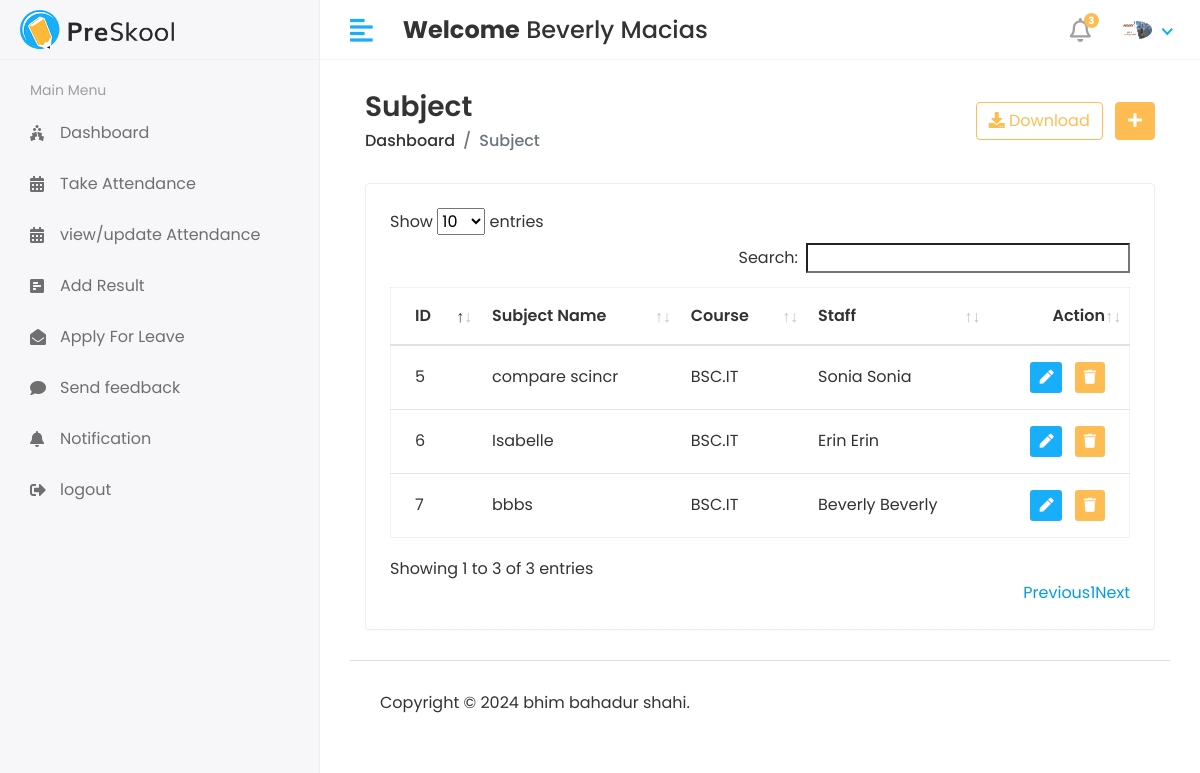
The app's page /hod/subject/view (signed in) with its own data.
### collage_management_app/models.py (models this page shows, shortened)
class CustomUser(AbstractUser):
    USER_CHOICES = (
        (1, 'HOD'),
        (2, 'STAFF'),
        (3, 'STUDENT'),
    )
    user_type = models.CharField(choices=USER_CHOICES, max_length=50, default=1)
    profile_pic = models.ImageField(upload_to='media/profile_pic')

class Subject(models.Model):
       name = models.CharField(max_length=100)
       course = models.ForeignKey(Course,on_delete=models.CASCADE)
       staff = models.ForeignKey(Staff,on_delete=models.CASCADE)

class Course(models.Model):
    name = models.CharField(max_length=100)
    created_at = models.DateTimeField(auto_now_add=True)
    updated_at = models.DateTimeField(auto_now=True)
    def __str__(self):
        return self.name

class Staff(models.Model):
         admin = models.OneToOneField(CustomUser,on_delete=models.CASCADE)
         address =models.TextField()
         gender = models.CharField(max_length=100)
         created_at = models.DateTimeField(auto_now_add= True)
         updated_at = models.DateTimeField(auto_now=True)

### collage_management_system/hod_views.py (the view)
# urls.py: path('hod/subject/view', hod_views.VIEW_SUBJECT, name='view_subject'),
@login_required(login_url='/')
def VIEW_SUBJECT(request):
   subjects = Subject.objects.all()
   context ={
      'subjects': subjects
   }
   return render(request, 'hod/view_subject.html', context)

### templates/hod/view_subject.html (shortened to what this page needs)
{% extends 'base.html' %}
{% block content %}
<div class="content container-fluid">
    <div class="page-header">
        <div class="row align-items-center">
            <div class="col">
                <h3 class="page-title">Subject</h3>
                <ul class="breadcrumb">
                    <li class="breadcrumb-item"><a href="index.html">Dashboard</a></li>
                    <li class="breadcrumb-item active">Subject</li>
                </ul>
            </div>
            <div class="col-auto text-right float-right ml-auto">
                <a href="#" class="btn btn-outline-primary mr-2"><i class="fas fa-download"></i> Download</a>
                <a href="add-student.html" class="btn btn-primary"><i class="fas fa-plus"></i></a>
            </div>
        </div>
    </div>
    <div class="row">
        <div class="col-sm-12">
            <div class="card card-table">
                <div class="card-body">
                    <div class="table-responsive">
                        <table   id="table_id"  class="table table-hover table-center mb-0 ">
                            <thead>
                                <tr>
                                    <th>ID</th>
                                    <th> Subject Name</th>
                                     <th>Course</th>
                                     <th>Staff</th>
                                    <th class="text-right">Action</th>
                                </tr>
                            </thead>
                            <tbody>
                                {% for subject in subjects %}
                                <tr>
                                    <td>{{ subject.id }}</td>
                                    <td>{{ subject.name }}</td>
                                     <td>{{ subject.course }}</td>
                                     <td>{{ subject.staff.admin.first_name }}&nbsp;{{ subject.staff.admin.first_name }}</td>
                                    <td class="text-right">
                                        <div class="actions">
                                            <a href=" {%url 'edit_subject' subject.id %}" class="btn btn-sm bg-success-light mr-2">
                                                <i class="fas fa-pen"></i>
                                            </a>
                                            <a href="{%url 'delete_subject' subject.id %}" class="btn btn-sm bg-danger-light">
                                                <i class="fas fa-trash"></i>
                                            </a>
                                        </div>
                                    </td>
                                </tr>
                                {% endfor %}
                            </tbody>
                        </table>
                    </div>
                </div>
            </div>
        </div>
    </div>
</div>
{% endblock %}

### templates/includes/header.html (shortened to what this page needs)
{% load static %}
<div class="header">
    <div class="header-left">
        <a href="index.html" class="logo">
            <img src=" {%static 'assets/img/logo.png'%}" alt="Logo">
        </a>
    </div>
    <a href="javascript:void(0);" id="toggle_btn">
        <i class="fas fa-align-left"></i>
    </a>
    <div class="top-nav-search mt-3">
        <h4><strong>Welcome</strong><span>&nbsp;{{ user.first_name}}&nbsp;{{user.last_name}}</span></h4>
    </div>
    <ul class="nav user-menu">
        <li class="nav-item dropdown noti-dropdown">
            <a href="#" class="dropdown-toggle nav-link" data-toggle="dropdown">
                <i class="far fa-bell"></i> <span class="badge badge-pill">3</span>
            </a>
        </li>
        <li class="nav-item dropdown has-arrow">
            <a href="#" class="dropdown-toggle nav-link" data-toggle="dropdown">
                <span class="user-img"><img class="rounded-circle" src=" /{{user.profile_pic}}" width="31"
                                            alt="Ryan Taylor"></span>
            </a>
        </li>
    </ul>
</div>

### static/assets/css/style.css (style rules this page uses)
html { height: 100%; }
body { background-color: #fff; color: #333; font-family: 'Poppins', sans-serif; font-size: 1rem; height: 100%; line-height: 1.5; overflow-x: hidden; }
h1, h2, h3, h4, h5, h6 { font-family: 'Poppins', sans-serif; margin-top: 0; }
a { color: #009ce7; }
input, button, a { transition: all 0.4s ease; -moz-transition: all 0.4s ease; -o-transition: all 0.4s ease; -ms-transition: all 0.4s ease; -webkit-transition: all 0.4s ease; }
ul, ol { padding: 0px; list-style: none; }
.table { color: #333; max-width: 100%; margin-bottom: 0; width: 100%; }
.table.dataTable { border-collapse: collapse !important; border: 1px solid rgba(0, 0, 0, 0.05); }
.table thead tr th { font-weight: 600; }
.table tbody tr { border-bottom: 1px solid rgba(0, 0, 0, 0.05); }
.table.table-center td, .table.table-center th { vertical-align: middle; }
.card-table .card-body .table > thead > tr > th { border-top: 0; }
.card-table .card-body .table tr td:first-child, .card-table .card-body .table tr th:first-child { padding-left: 1.5rem; }
.card-table .card-body .table tr td:last-child, .card-table .card-body .table tr th:last-child { padding-right: 1.5rem; }
.card-table .table td, .card-table .table th { border-top: 1px solid #e2e5e8; padding: 1rem 0.75rem; white-space: nowrap; }
.btn-primary { background-color: #FFBC53; border: 1px solid #FFBC53; }
.btn-outline-primary { color: #FFBC53; border-color: #FFBC53; }
.card { border: 1px solid #ececf5; box-shadow: 0 1px 3px 0 rgba(0, 0, 0, 0.03); margin-bottom: 1.875rem; }
.card-body { padding: 1.5rem; }
.bg-danger-light { background-color:#FFBC53 !important; color:#fff !important; }
.bg-success-light { background-color: #18aefa; color: #fff; }
.header { background-color: #fff; border-bottom: 1px solid #f3f3f4; left: 0; position: fixed; right: 0; top: 0; z-index: 1001; height: 60px; }
.header .header-left { float: left; height: 60px; padding: 0 20px; position: relative; width: 320px; z-index: 1; transition: all 0.2s ease-in-out; background-color: #f7f7fa; border-bottom: 1px solid #efefef; border-right: 1px solid #ececf5; display: flex; align-items: center; }
.header .header-left .logo { display: inline-block; line-height: 60px; }
.header .header-left .logo img { max-height: 40px; width: auto; }
.header .dropdown-toggle:after { display: none; }
.header .has-arrow .dropdown-toggle:after { border-top: 0; border-left: 0; border-bottom: 2px solid #18aefa; border-right: 2px solid #18aefa; content: ''; height: 8px; display: inline-block; pointer-events: none; -webkit-transform-origin: 66% 66%; -ms-transform-origin: 66% 66%; transform-origin: 66% 66%; -webkit-transform: rotate(45deg); -ms-transform: rotate(45deg); transform: rotate(45deg); -webkit-transition: all 0.15s ease-in-out; transition: all 0.15s ease-in-out; width: 8px; vertical-align: 0px; }
.user-menu { float: right; margin: 0; position: relative; z-index: 99; padding-right: 15px; }
.user-menu.nav > li > a { color: #a0a0a0; font-size: 14px; line-height: 58px; padding: 0 15px; height: 60px; }
.user-img { margin-right: 3px; position: relative; }
.top-nav-search { float: left; margin-left: 15px; }
.page-header { margin-bottom: 1.875rem; }
.page-header .breadcrumb { background-color: transparent; color: #6c757d; font-size: 1rem; font-weight: 500; margin-bottom: 0; padding: 0; }
.page-header .breadcrumb a { color: #333; }
.page-title { font-size: 28px; font-weight: 600; color: #333; margin-bottom: 5px; }
.user-menu.nav > li > a .badge { background-color: #FFBC53; display: block; font-size: 10px; font-weight: bold; height: 15px; width: 15px; position: absolute; right: 7px; top: 13px; color: #fff; padding: 3px; }
.user-menu.nav > li > a > i { font-size: 1.5rem; line-height: 60px; }
@media (min-width: 992px) { #toggle_btn { align-items: center; color: #18aefa; display: inline-flex; float: left; font-size: 26px; height: 60px; justify-content: center; margin-left: 15px; padding: 0 15px; } }

### records on screen
CustomUser: first_name "Beverly", last_name "Macias", profile_pic (picture)
Subject: id "5", name "compare scincr", course "BSC.IT", staff.admin.first_name "Sonia"
Subject: id "6", name "Isabelle", course "BSC.IT", staff.admin.first_name "Erin"
Subject: id "7", name "bbbs", course "BSC.IT", staff.admin.first_name "Beverly"
